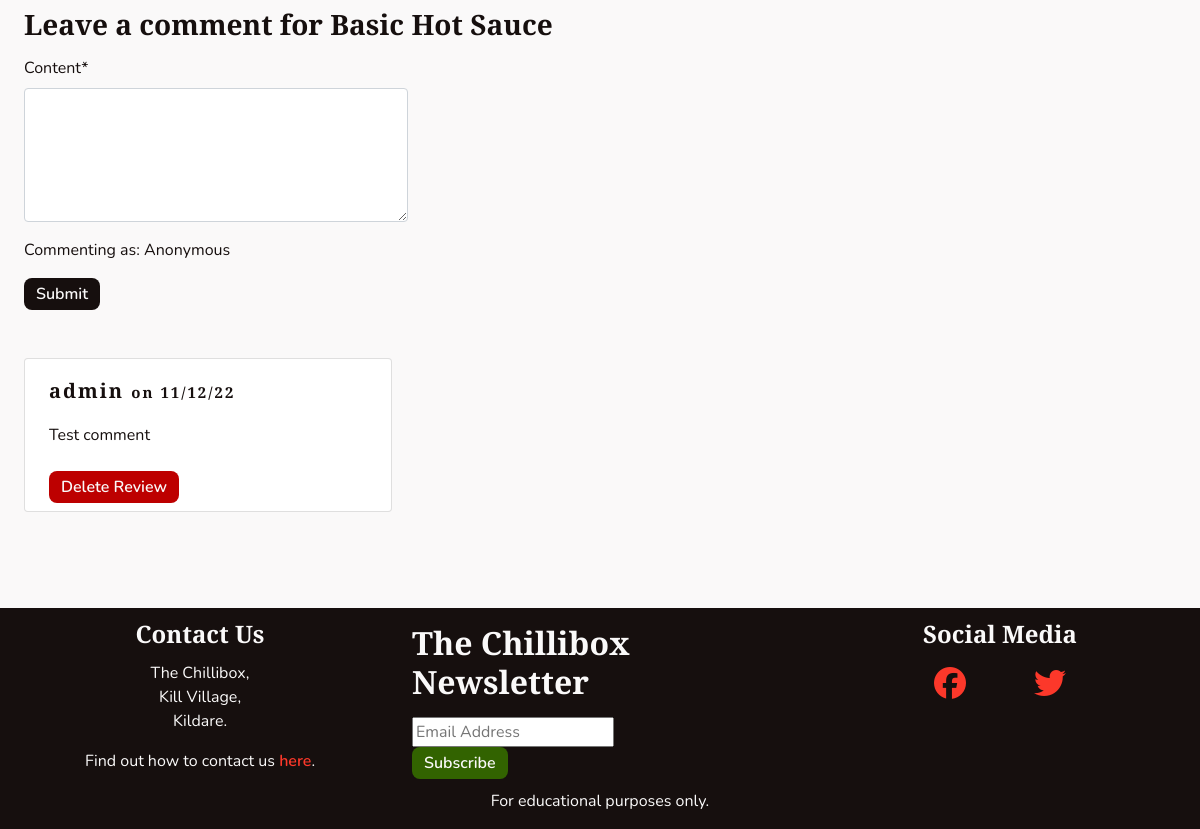
The app's page /recipes/recipe/basic-hot-sauce (lower part), older data.
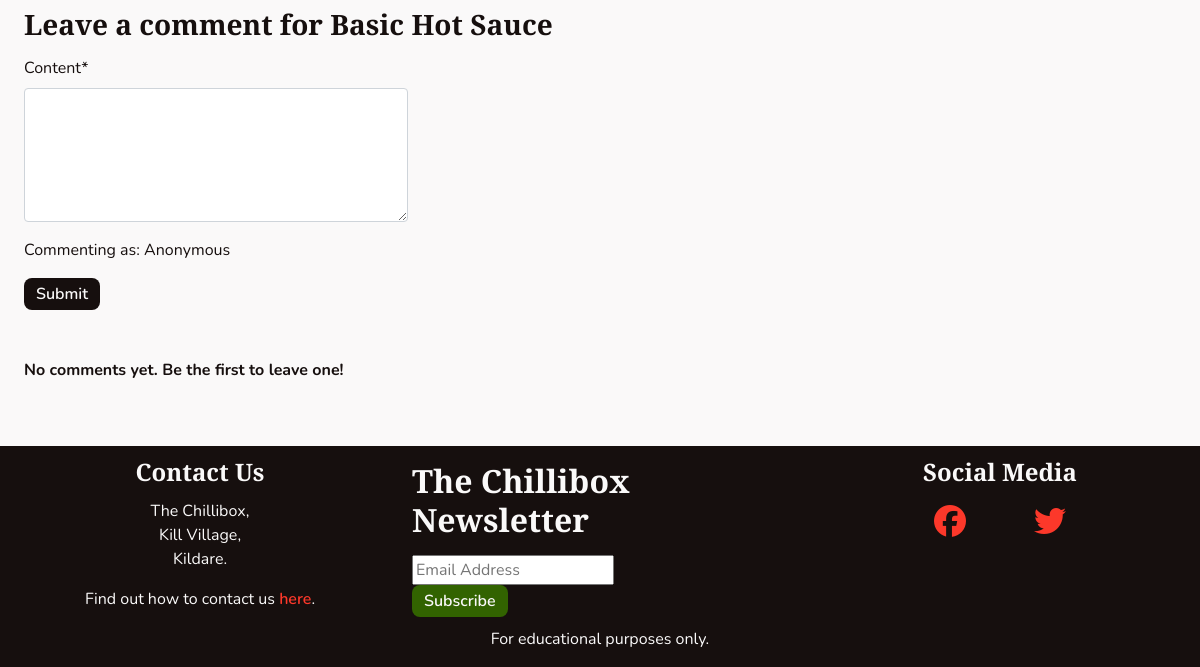
The same page, newer data.
### recipes/models.py (models this page shows)
class Comment(models.Model):
    user = models.ForeignKey(User, on_delete=models.SET_NULL, null=True,
                             blank=True)
    recipe = models.ForeignKey(Recipe, on_delete=models.CASCADE,
                               related_name='comments')
    content = models.TextField(max_length=280)
    added_on = models.DateTimeField(auto_now_add=True)
    edited_on = models.DateTimeField(auto_now=True)
    approved = models.BooleanField(default=False)
    def __str__(self):
        return self.content

### profiles/models.py (models this page shows, shortened)
class UserProfile(models.Model):
    user = models.OneToOneField(User, on_delete=models.CASCADE)
    first_name = models.CharField(max_length=40, null=True, blank=True)
    last_name = models.CharField(max_length=80, null=True, blank=True)
    display_name = models.CharField(max_length=40, null=True, blank=True)
    phone_number = models.CharField(max_length=20, null=True, blank=True)
    street_address1 = models.CharField(max_length=80, null=True, blank=True)
    street_address2 = models.CharField(max_length=80, null=True, blank=True)
    town_or_city = models.CharField(max_length=40, null=True, blank=True)
    county = models.CharField(max_length=80, null=True, blank=True)
    country = CountryField(blank_label='Country', null=True, blank=True)
    postcode = models.CharField(max_length=20, null=True, blank=True)
    class Meta:
        verbose_name_plural = "User Profiles"

### recipes/views.py (the view, shortened to what this page needs)
# urls.py: path('recipe/<slug>', views.ViewRecipe.as_view(), name='recipe'),
class ViewRecipe(View):
    def get(self, request, slug):
        recipe = get_object_or_404(Recipe, slug=slug)
        comments = recipe.comments.filter(approved=True).order_by('-added_on')
        template_name = 'recipes/recipe_detail.html'
        context = {
            'recipe': recipe,
            'comments': comments,
            'commented': False,
            'form': CommentForm(),
        }
        return render(request, template_name, context)

### recipes/forms.py
class CommentForm(forms.ModelForm):
    class Meta:
        model = Comment
        fields = ('content',)
        widgets = {
            'content': forms.Textarea(attrs={'cols': 40, 'rows': 5}),
        }

### recipes/models.py (called while the page is built)
    def __str__(self):
        return self.title

### recipes/templates/recipes/recipe_detail.html (shortened to what this page needs)
{% extends 'base.html' %}
{% load crispy_forms_tags %}
{% block content %}
<section class="container-fluid">
    <div class="col">
        {% if commented %}
        <p><strong>Thank you for your comment!</strong> It is awaiting moderation.</p>
        {% else %}
        <h3>Leave a comment for {{ recipe }}</h3>
        <form class="col-lg-4 mb-5" method="POST">
            {{ form|crispy }}
            <p>Commenting as: {% if user.is_authenticated %}{{ user }}{% else %}Anonymous{% endif %}</p>
            <button type="submit" class="chilli-btn">Submit</button>
        </form>
        {% endif %}
    </div>
    <div class="row">
        {% for comment in comments %}
        <div class="col-sm-6 col-lg-4 mb-5 mb-3">
            <div class="card px-4">
                <h2 class="headings big">
                    {% if comment.user is not None %}{{ comment.user.userprofile.display_name }}{% else %}Anonymous{% endif %} <span
                        class="small">on {{ comment.added_on|date:'d/m/y' }}</span></h2>
                <p>{{ comment }}</p>
                <div class="d-flex flex-row justify-content-between my-2">
                    {% if user.is_staff or user.userprofile == comment.commenter %}
                        <a class="chilli-btn chilli-dngr" href="{% url 'recipes:delete_comment' comment.pk %}">Delete Review</a>
                    {% endif %}
                </div>
            </div>
        </div>
        {% empty %}
        <p><strong>No comments yet. Be the first to leave one!</strong></p>
        {% endfor %}
    </div>
</section>
{% endblock %}

Row changes from the older to the newer data that the page shows:
removed Comment: user.userprofile.display_name "admin", added_on "11/12/22", content "Test comment"
Text that changed along with them:
text now shown: "No comments yet. Be the first to leave one!"
